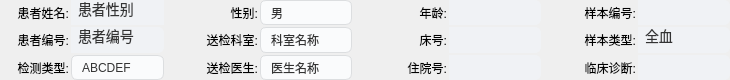
    <widget class="QWidget" name="widget_test_info" native="true">
     <property name="maximumSize">
      <size>
       <width>16777215</width>
       <height>80</height>
      </size>
     </property>
     <property name="styleSheet">
      <string notr="true">border: none;
background: none;
image: none;



</string>
     </property>
     <layout class="QGridLayout" name="gridLayout_2" rowstretch="1,1,1" columnstretch="3,4,1,3,4,1,3,4,1,3,4">
      <property name="leftMargin">
       <number>0</number>
      </property>
      <property name="topMargin">
       <number>0</number>
      </property>
      <property name="rightMargin">
       <number>0</number>
      </property>
      <property name="bottomMargin">
       <number>0</number>
      </property>
      <property name="spacing">
       <number>2</number>
      </property>
      <item row="0" column="0">
       <widget class="QLabel" name="lab_name">
        <property name="sizePolicy">
         <sizepolicy hsizetype="Expanding" vsizetype="Expanding">
          <horstretch>0</horstretch>
          <verstretch>0</verstretch>
         </sizepolicy>
        </property>
        <property name="maximumSize">
         <size>
          <width>16777215</width>
          <height>500</height>
         </size>
        </property>
        <property name="styleSheet">
         <string notr="true"/>
        </property>
        <property name="text">
         <string>患者姓名:</string>
        </property>
        <property name="alignment">
         <set>Qt::AlignRight|Qt::AlignTrailing|Qt::AlignVCenter</set>
        </property>
       </widget>
      </item>
      <item row="0" column="1">
       <widget class="QLineEdit" name="name_lineEdit">
        <property name="sizePolicy">
         <sizepolicy hsizetype="Expanding" vsizetype="Expanding">
          <horstretch>0</horstretch>
          <verstretch>0</verstretch>
         </sizepolicy>
        </property>
        <property name="maximumSize">
         <size>
          <width>16777215</width>
          <height>500</height>
         </size>
        </property>
        <property name="styleSheet">
         <string notr="true">QLineEdit{
border-radius: 0px;
	border: none;
	font-family: &quot;PingFang SC Medium&quot;;
	font-size: 14px;
	padding-left: 5px;
	background-color: rgb(240, 242, 245);
	color: #333333;
}

QLineEdit:focus{
	border-color: rgb(53,125,247);
}</string>
        </property>
        <property name="text">
         <string>患者性别</string>
        </property>
       </widget>
      </item>
      <item row="0" column="2">
       <spacer name="horizontalSpacer">
        <property name="orientation">
         <enum>Qt::Horizontal</enum>
        </property>
        <property name="sizeHint" stdset="0">
         <size>
          <width>19</width>
          <height>17</height>
         </size>
        </property>
       </spacer>
      </item>
      <item row="0" column="3">
       <widget class="QLabel" name="lab_sex">
        <property name="sizePolicy">
         <sizepolicy hsizetype="Expanding" vsizetype="Expanding">
          <horstretch>0</horstretch>
          <verstretch>0</verstretch>
         </sizepolicy>
        </property>
        <property name="maximumSize">
         <size>
          <width>16777215</width>
          <height>500</height>
         </size>
        </property>
        <property name="styleSheet">
         <string notr="true"/>
        </property>
        <property name="text">
         <string>性别:</string>
        </property>
        <property name="alignment">
         <set>Qt::AlignRight|Qt::AlignTrailing|Qt::AlignVCenter</set>
        </property>
       </widget>
      </item>
      <item row="0" column="4">
       <widget class="QComboBox" name="sex_comBox">
        <property name="sizePolicy">
         <sizepolicy hsizetype="Expanding" vsizetype="Expanding">
          <horstretch>0</horstretch>
          <verstretch>0</verstretch>
         </sizepolicy>
        </property>
        <property name="maximumSize">
         <size>
          <width>16777215</width>
          <height>500</height>
         </size>
        </property>
        <property name="styleSheet">
         <string notr="true">QComboBox{
	border: 1px solid #DCDEE0;
	border-radius: 6px;
	font-family: &quot;PingFang SC Medium&quot;;
	padding-left: 10px;
	background-color: rgb(250, 251, 252);
	color: #333333;
}
QComboBox::drop-down{
	margin: 0px;
	padding-right: 0px;
	border: 0px;
}
QComboBox::down-arrow{
	image: url(:/PHOTOS/combo_down.png);
	width: 20px;
}
QComboBox::down-arrow:on{
	image: url(:/PHOTOS/combo_up.png);
}
QListView{
	margin: 0px;
	padding: 0px;
	border: 0px;
	border-radius: 10px;
	outline: 0px;
	color: #333333;
	background-color: rgb(250, 251, 252);
}
QListView::item{
	margin: 0px;
	padding: 10px;
	border: 0px;
	border-radius: 0px;
	height: 30px;
}
QListView::item:hover{
	color: #333333;
}
QListView::item:selected{
	color: rgb(31, 112, 227);
}</string>
        </property>
        <item>
         <property name="text">
          <string>男</string>
         </property>
        </item>
        <item>
         <property name="text">
          <string>女</string>
         </property>
        </item>
       </widget>
      </item>
      <item row="0" column="5">
       <spacer name="horizontalSpacer_12">
        <property name="orientation">
         <enum>Qt::Horizontal</enum>
        </property>
        <property name="sizeHint" stdset="0">
         <size>
          <width>20</width>
          <height>17</height>
         </size>
        </property>
       </spacer>
      </item>
      <item row="0" column="6">
       <widget class="QLabel" name="lab_age">
        <property name="sizePolicy">
         <sizepolicy hsizetype="Expanding" vsizetype="Expanding">
          <horstretch>0</horstretch>
          <verstretch>0</verstretch>
         </sizepolicy>
        </property>
        <property name="maximumSize">
         <size>
          <width>16777215</width>
          <height>500</height>
         </size>
        </property>
        <property name="styleSheet">
         <string notr="true"/>
        </property>
        <property name="text">
         <string>年龄:</string>
        </property>
        <property name="alignment">
         <set>Qt::AlignRight|Qt::AlignTrailing|Qt::AlignVCenter</set>
        </property>
       </widget>
      </item>
      <item row="0" column="7">
       <widget class="QLineEdit" name="age_lineEdit">
        <property name="sizePolicy">
         <sizepolicy hsizetype="Expanding" vsizetype="Expanding">
          <horstretch>0</horstretch>
          <verstretch>0</verstretch>
         </sizepolicy>
        </property>
        <property name="maximumSize">
         <size>
          <width>16777215</width>
          <height>500</height>
         </size>
        </property>
        <property name="styleSheet">
         <string notr="true">QLineEdit{
border-radius: 0px;
	border: none;
	border-top-right-radius: 6px;
	border-bottom-right-radius: 6px;
	font-family: &quot;PingFang SC Medium&quot;;
	font-size: 14px;
	padding-left: 5px;
	background-color: rgb(240, 242, 245);
	color: #333333;
}

QLineEdit:focus{
	border-color: rgb(53,125,247);
}</string>
        </property>
        <property name="text">
         <string/>
        </property>
       </widget>
      </item>
      <item row="0" column="8">
       <spacer name="horizontalSpacer_2">
        <property name="orientation">
         <enum>Qt::Horizontal</enum>
        </property>
        <property name="sizeHint" stdset="0">
         <size>
          <width>19</width>
          <height>17</height>
         </size>
        </property>
       </spacer>
      </item>
      <item row="0" column="9">
       <widget class="QLabel" name="lab_sampleNum">
        <property name="sizePolicy">
         <sizepolicy hsizetype="Expanding" vsizetype="Expanding">
          <horstretch>0</horstretch>
          <verstretch>0</verstretch>
         </sizepolicy>
        </property>
        <property name="maximumSize">
         <size>
          <width>16777215</width>
          <height>500</height>
         </size>
        </property>
        <property name="styleSheet">
         <string notr="true"/>
        </property>
        <property name="text">
         <string>样本编号:</string>
        </property>
        <property name="alignment">
         <set>Qt::AlignRight|Qt::AlignTrailing|Qt::AlignVCenter</set>
        </property>
       </widget>
      </item>
      <item row="0" column="10">
       <widget class="QLineEdit" name="sampleNum_lineEdit">
        <property name="sizePolicy">
         <sizepolicy hsizetype="Expanding" vsizetype="Expanding">
          <horstretch>0</horstretch>
          <verstretch>0</verstretch>
         </sizepolicy>
        </property>
        <property name="maximumSize">
         <size>
          <width>16777215</width>
          <height>500</height>
         </size>
        </property>
        <property name="styleSheet">
         <string notr="true">QLineEdit{
border-radius: 0px;
	border: none;
	border-top-right-radius: 6px;
	border-bottom-right-radius: 6px;
	font-family: &quot;PingFang SC Medium&quot;;
	font-size: 14px;
	padding-left: 5px;
	background-color: rgb(240, 242, 245);
	color: #333333;
}

QLineEdit:focus{
	border-color: rgb(53,125,247);
}</string>
        </property>
        <property name="text">
         <string/>
        </property>
       </widget>
      </item>
      <item row="1" column="0">
       <widget class="QLabel" name="lab_patientNum">
        <property name="sizePolicy">
         <sizepolicy hsizetype="Expanding" vsizetype="Expanding">
          <horstretch>0</horstretch>
          <verstretch>0</verstretch>
         </sizepolicy>
        </property>
        <property name="maximumSize">
         <size>
          <width>16777215</width>
          <height>500</height>
         </size>
        </property>
        <property name="styleSheet">
         <string notr="true"/>
        </property>
        <property name="text">
         <string>患者编号:</string>
        </property>
        <property name="alignment">
         <set>Qt::AlignRight|Qt::AlignTrailing|Qt::AlignVCenter</set>
        </property>
       </widget>
      </item>
      <item row="1" column="1">
       <widget class="QLineEdit" name="patientNum_lineEdit">
        <property name="sizePolicy">
         <sizepolicy hsizetype="Expanding" vsizetype="Expanding">
          <horstretch>0</horstretch>
          <verstretch>0</verstretch>
         </sizepolicy>
        </property>
        <property name="maximumSize">
         <size>
          <width>16777215</width>
          <height>500</height>
         </size>
        </property>
        <property name="styleSheet">
         <string notr="true">QLineEdit{
border-radius: 0px;
	border: none;
	border-top-right-radius: 6px;
	border-bottom-right-radius: 6px;
	font-family: &quot;PingFang SC Medium&quot;;
	font-size: 14px;
	padding-left: 5px;
	background-color: rgb(240, 242, 245);
	color: #333333;
}

QLineEdit:focus{
	border-color: rgb(53,125,247);
}</string>
        </property>
        <property name="text">
         <string>患者编号</string>
        </property>
       </widget>
      </item>
      <item row="1" column="2">
       <spacer name="horizontalSpacer_4">
        <property name="orientation">
         <enum>Qt::Horizontal</enum>
        </property>
        <property name="sizeHint" stdset="0">
         <size>
          <width>19</width>
          <height>17</height>
         </size>
        </property>
       </spacer>
      </item>
      <item row="1" column="3">
       <widget class="QLabel" name="lab_inspectDepart">
        <property name="sizePolicy">
         <sizepolicy hsizetype="Expanding" vsizetype="Expanding">
          <horstretch>0</horstretch>
          <verstretch>0</verstretch>
         </sizepolicy>
        </property>
        <property name="maximumSize">
         <size>
          <width>16777215</width>
          <height>500</height>
         </size>
        </property>
        <property name="styleSheet">
         <string notr="true"/>
        </property>
        <property name="text">
         <string>送检科室:</string>
        </property>
        <property name="alignment">
         <set>Qt::AlignRight|Qt::AlignTrailing|Qt::AlignVCenter</set>
        </property>
       </widget>
      </item>
      <item row="1" column="4">
       <widget class="QComboBox" name="inspectDepart_comBox">
        <property name="sizePolicy">
         <sizepolicy hsizetype="Expanding" vsizetype="Expanding">
          <horstretch>0</horstretch>
          <verstretch>0</verstretch>
         </sizepolicy>
        </property>
        <property name="maximumSize">
         <size>
          <width>16777215</width>
          <height>500</height>
         </size>
        </property>
        <property name="styleSheet">
         <string notr="true">QComboBox{
	border: 1px solid #DCDEE0;
	border-radius: 6px;
	font-family: &quot;PingFang SC Medium&quot;;
	padding-left: 10px;
	background-color: rgb(250, 251, 252);
	color: #333333;
}
QComboBox::drop-down{
	margin: 0px;
	padding-right: 0px;
	border: 0px;
}
QComboBox::down-arrow{
	image: url(:/PHOTOS/combo_down.png);
	width: 20px;
}
QComboBox::down-arrow:on{
	image: url(:/PHOTOS/combo_up.png);
}
QListView{
	margin: 0px;
	padding: 0px;
	border: 0px;
	border-radius: 10px;
	outline: 0px;
	color: #333333;
	background-color: rgb(250, 251, 252);
}
QListView::item{
	margin: 0px;
	padding: 10px;
	border: 0px;
	border-radius: 0px;
	height: 30px;
}
QListView::item:hover{
	color: #333333;
}
QListView::item:selected{
	color: rgb(31, 112, 227);
}</string>
        </property>
        <item>
         <property name="text">
          <string>科室名称</string>
         </property>
        </item>
       </widget>
      </item>
      <item row="1" column="5">
       <spacer name="horizontalSpacer_13">
        <property name="orientation">
         <enum>Qt::Horizontal</enum>
        </property>
        <property name="sizeHint" stdset="0">
         <size>
          <width>20</width>
          <height>17</height>
         </size>
        </property>
       </spacer>
      </item>
      <item row="1" column="6">
       <widget class="QLabel" name="lab_bedId">
        <property name="sizePolicy">
         <sizepolicy hsizetype="Expanding" vsizetype="Expanding">
          <horstretch>0</horstretch>
          <verstretch>0</verstretch>
         </sizepolicy>
        </property>
        <property name="maximumSize">
         <size>
          <width>16777215</width>
          <height>500</height>
         </size>
        </property>
        <property name="styleSheet">
         <string notr="true"/>
        </property>
        <property name="text">
         <string>床号:</string>
        </property>
        <property name="alignment">
         <set>Qt::AlignRight|Qt::AlignTrailing|Qt::AlignVCenter</set>
        </property>
       </widget>
      </item>
      <item row="1" column="7">
       <widget class="QLineEdit" name="bedId_lineEdit">
        <property name="sizePolicy">
         <sizepolicy hsizetype="Expanding" vsizetype="Expanding">
          <horstretch>0</horstretch>
          <verstretch>0</verstretch>
         </sizepolicy>
        </property>
        <property name="maximumSize">
         <size>
          <width>16777215</width>
          <height>500</height>
         </size>
        </property>
        <property name="styleSheet">
         <string notr="true">QLineEdit{
border-radius: 0px;
	border: none;
	border-top-right-radius: 6px;
	border-bottom-right-radius: 6px;
	font-family: &quot;PingFang SC Medium&quot;;
	font-size: 14px;
	padding-left: 5px;
	background-color: rgb(240, 242, 245);
	color: #333333;
}

QLineEdit:focus{
	border-color: rgb(53,125,247);
}</string>
        </property>
        <property name="text">
         <string/>
        </property>
       </widget>
      </item>
      <item row="1" column="8">
       <spacer name="horizontalSpacer_15">
        <property name="orientation">
         <enum>Qt::Horizontal</enum>
        </property>
        <property name="sizeHint" stdset="0">
         <size>
          <width>19</width>
          <height>17</height>
         </size>
        </property>
       </spacer>
      </item>
      <item row="1" column="9">
       <widget class="QLabel" name="lab_sampleType">
        <property name="sizePolicy">
         <sizepolicy hsizetype="Expanding" vsizetype="Expanding">
          <horstretch>0</horstretch>
          <verstretch>0</verstretch>
         </sizepolicy>
        </property>
        <property name="maximumSize">
         <size>
          <width>16777215</width>
          <height>500</height>
         </size>
        </property>
        <property name="styleSheet">
         <string notr="true"/>
        </property>
        <property name="text">
         <string>样本类型:</string>
        </property>
        <property name="alignment">
         <set>Qt::AlignRight|Qt::AlignTrailing|Qt::AlignVCenter</set>
        </property>
       </widget>
      </item>
      <item row="1" column="10">
       <widget class="QLineEdit" name="sampleType_lineEdit">
        <property name="sizePolicy">
         <sizepolicy hsizetype="Expanding" vsizetype="Expanding">
          <horstretch>0</horstretch>
          <verstretch>0</verstretch>
         </sizepolicy>
        </property>
        <property name="maximumSize">
         <size>
          <width>16777215</width>
          <height>500</height>
         </size>
        </property>
        <property name="styleSheet">
         <string notr="true">QLineEdit{
border-radius: 0px;
	border: none;
	border-top-right-radius: 6px;
	border-bottom-right-radius: 6px;
	font-family: &quot;PingFang SC Medium&quot;;
	font-size: 14px;
	padding-left: 5px;
	background-color: rgb(240, 242, 245);
	color: #333333;
}

QLineEdit:focus{
	border-color: rgb(53,125,247);
}</string>
        </property>
        <property name="text">
         <string>全血</string>
        </property>
       </widget>
      </item>
      <item row="2" column="0">
       <widget class="QLabel" name="lab_testType">
        <property name="sizePolicy">
         <sizepolicy hsizetype="Expanding" vsizetype="Expanding">
          <horstretch>0</horstretch>
          <verstretch>0</verstretch>
         </sizepolicy>
        </property>
        <property name="maximumSize">
         <size>
          <width>16777215</width>
          <height>500</height>
         </size>
        </property>
        <property name="styleSheet">
         <string notr="true"/>
        </property>
        <property name="text">
         <string>检测类型:</string>
        </property>
        <property name="alignment">
         <set>Qt::AlignRight|Qt::AlignTrailing|Qt::AlignVCenter</set>
        </property>
       </widget>
      </item>
      <item row="2" column="1">
       <widget class="QComboBox" name="testType_comBox">
        <property name="sizePolicy">
         <sizepolicy hsizetype="Expanding" vsizetype="Expanding">
          <horstretch>0</horstretch>
          <verstretch>0</verstretch>
         </sizepolicy>
        </property>
        <property name="maximumSize">
         <size>
          <width>16777215</width>
          <height>500</height>
         </size>
        </property>
        <property name="styleSheet">
         <string notr="true">QComboBox{
	border: 1px solid #DCDEE0;
	border-radius: 6px;
	font-family: &quot;PingFang SC Medium&quot;;
	padding-left: 10px;
	background-color: rgb(250, 251, 252);
	color: #333333;
}
QComboBox::drop-down{
	margin: 0px;
	padding-right: 0px;
	border: 0px;
}
QComboBox::down-arrow{
	image: url(:/PHOTOS/combo_down.png);
	width: 20px;
}
QComboBox::down-arrow:on{
	image: url(:/PHOTOS/combo_up.png);
}
QListView{
	margin: 0px;
	padding: 0px;
	border: 0px;
	border-radius: 10px;
	outline: 0px;
	color: #333333;
	background-color: rgb(250, 251, 252);
}
QListView::item{
	margin: 0px;
	padding: 10px;
	border: 0px;
	border-radius: 0px;
	height: 30px;
}
QListView::item:hover{
	color: #333333;
}
QListView::item:selected{
	color: rgb(31, 112, 227);
}</string>
        </property>
        <item>
         <property name="text">
          <string>ABCDEF</string>
         </property>
        </item>
       </widget>
      </item>
      <item row="2" column="2">
       <spacer name="horizontalSpacer_5">
        <property name="orientation">
         <enum>Qt::Horizontal</enum>
        </property>
        <property name="sizeHint" stdset="0">
         <size>
          <width>19</width>
          <height>17</height>
         </size>
        </property>
       </spacer>
      </item>
      <item row="2" column="3">
       <widget class="QLabel" name="lab_inspectDoctor">
        <property name="sizePolicy">
         <sizepolicy hsizetype="Expanding" vsizetype="Expanding">
          <horstretch>0</horstretch>
          <verstretch>0</verstretch>
         </sizepolicy>
        </property>
        <property name="maximumSize">
         <size>
          <width>16777215</width>
          <height>500</height>
         </size>
        </property>
        <property name="styleSheet">
         <string notr="true"/>
        </property>
        <property name="text">
         <string>送检医生:</string>
        </property>
        <property name="alignment">
         <set>Qt::AlignRight|Qt::AlignTrailing|Qt::AlignVCenter</set>
        </property>
       </widget>
      </item>
      <item row="2" column="4">
       <widget class="QComboBox" name="inspectDoctor_comBox">
        <property name="sizePolicy">
         <sizepolicy hsizetype="Expanding" vsizetype="Expanding">
          <horstretch>0</horstretch>
          <verstretch>0</verstretch>
         </sizepolicy>
        </property>
        <property name="maximumSize">
         <size>
          <width>16777215</width>
          <height>500</height>
         </size>
        </property>
        <property name="styleSheet">
         <string notr="true">QComboBox{
	border: 1px solid #DCDEE0;
	border-radius: 6px;
	font-family: &quot;PingFang SC Medium&quot;;
	padding-left: 10px;
	background-color: rgb(250, 251, 252);
	color: #333333;
}
QComboBox::drop-down{
	margin: 0px;
	padding-right: 0px;
	border: 0px;
}
QComboBox::down-arrow{
	image: url(:/PHOTOS/combo_down.png);
	width: 20px;
}
QComboBox::down-arrow:on{
	image: url(:/PHOTOS/combo_up.png);
}
QListView{
	margin: 0px;
	padding: 0px;
	border: 0px;
	border-radius: 10px;
	outline: 0px;
	color: #333333;
	background-color: rgb(250, 251, 252);
}
QListView::item{
	margin: 0px;
	padding: 10px;
	border: 0px;
	border-radius: 0px;
	height: 30px;
}
QListView::item:hover{
	color: #333333;
}
QListView::item:selected{
	color: rgb(31, 112, 227);
}</string>
        </property>
        <item>
         <property name="text">
          <string>医生名称</string>
         </property>
        </item>
       </widget>
      </item>
      <item row="2" column="5">
       <spacer name="horizontalSpacer_16">
        <property name="orientation">
         <enum>Qt::Horizontal</enum>
        </property>
        <property name="sizeHint" stdset="0">
         <size>
          <width>20</width>
          <height>17</height>
         </size>
        </property>
       </spacer>
      </item>
      <item row="2" column="6">
       <widget class="QLabel" name="lab_roomId">
        <property name="sizePolicy">
         <sizepolicy hsizetype="Expanding" vsizetype="Expanding">
          <horstretch>0</horstretch>
          <verstretch>0</verstretch>
         </sizepolicy>
        </property>
        <property name="maximumSize">
         <size>
          <width>16777215</width>
          <height>500</height>
         </size>
        </property>
        <property name="styleSheet">
         <string notr="true"/>
        </property>
        <property name="text">
         <string>住院号:</string>
        </property>
        <property name="alignment">
         <set>Qt::AlignRight|Qt::AlignTrailing|Qt::AlignVCenter</set>
        </property>
       </widget>
      </item>
      <item row="2" column="7">
       <widget class="QLineEdit" name="roomId_lineEdit">
        <property name="sizePolicy">
         <sizepolicy hsizetype="Expanding" vsizetype="Expanding">
          <horstretch>0</horstretch>
          <verstretch>0</verstretch>
         </sizepolicy>
        </property>
        <property name="maximumSize">
         <size>
          <width>16777215</width>
          <height>500</height>
         </size>
        </property>
        <property name="styleSheet">
         <string notr="true">QLineEdit{
border-radius: 0px;
	border: none;
	border-top-right-radius: 6px;
	border-bottom-right-radius: 6px;
	font-family: &quot;PingFang SC Medium&quot;;
	font-size: 14px;
	padding-left: 5px;
	background-color: rgb(240, 242, 245);
	color: #333333;
}

QLineEdit:focus{
	border-color: rgb(53,125,247);
}</string>
        </property>
        <property name="text">
         <string/>
        </property>
       </widget>
      </item>
      <item row="2" column="8">
       <spacer name="horizontalSpacer_14">
        <property name="orientation">
         <enum>Qt::Horizontal</enum>
        </property>
        <property name="sizeHint" stdset="0">
         <size>
          <width>19</width>
          <height>17</height>
         </size>
        </property>
       </spacer>
      </item>
      <item row="2" column="9">
       <widget class="QLabel" name="lab_diagnosis">
        <property name="sizePolicy">
         <sizepolicy hsizetype="Expanding" vsizetype="Expanding">
          <horstretch>0</horstretch>
          <verstretch>0</verstretch>
         </sizepolicy>
        </property>
        <property name="maximumSize">
         <size>
          <width>16777215</width>
          <height>500</height>
         </size>
        </property>
        <property name="styleSheet">
         <string notr="true"/>
        </property>
        <property name="text">
         <string>临床诊断:</string>
        </property>
        <property name="alignment">
         <set>Qt::AlignRight|Qt::AlignTrailing|Qt::AlignVCenter</set>
        </property>
       </widget>
      </item>
      <item row="2" column="10">
       <widget class="QLineEdit" name="diagnosis_lineEdit">
        <property name="sizePolicy">
         <sizepolicy hsizetype="Expanding" vsizetype="Expanding">
          <horstretch>0</horstretch>
          <verstretch>0</verstretch>
         </sizepolicy>
        </property>
        <property name="maximumSize">
         <size>
          <width>16777215</width>
          <height>500</height>
         </size>
        </property>
        <property name="styleSheet">
         <string notr="true">QLineEdit{
border-radius: 0px;
	border: none;
	border-top-right-radius: 6px;
	border-bottom-right-radius: 6px;
	font-family: &quot;PingFang SC Medium&quot;;
	font-size: 14px;
	padding-left: 5px;
	background-color: rgb(240, 242, 245);
	color: #333333;
}

QLineEdit:focus{
	border-color: rgb(53,125,247);
}</string>
        </property>
        <property name="text">
         <string/>
        </property>
       </widget>
      </item>
     </layout>
    </widget>
